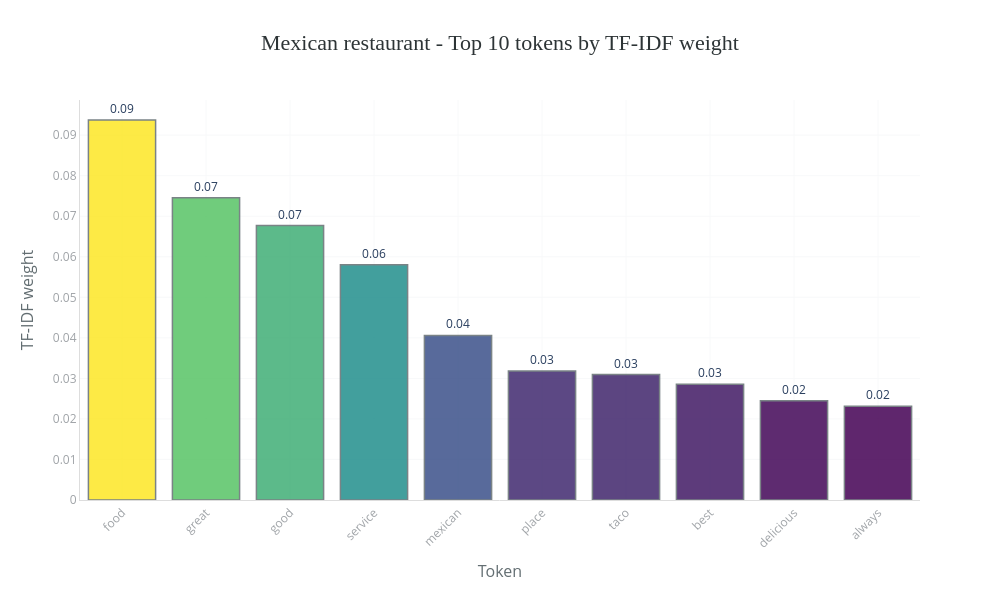
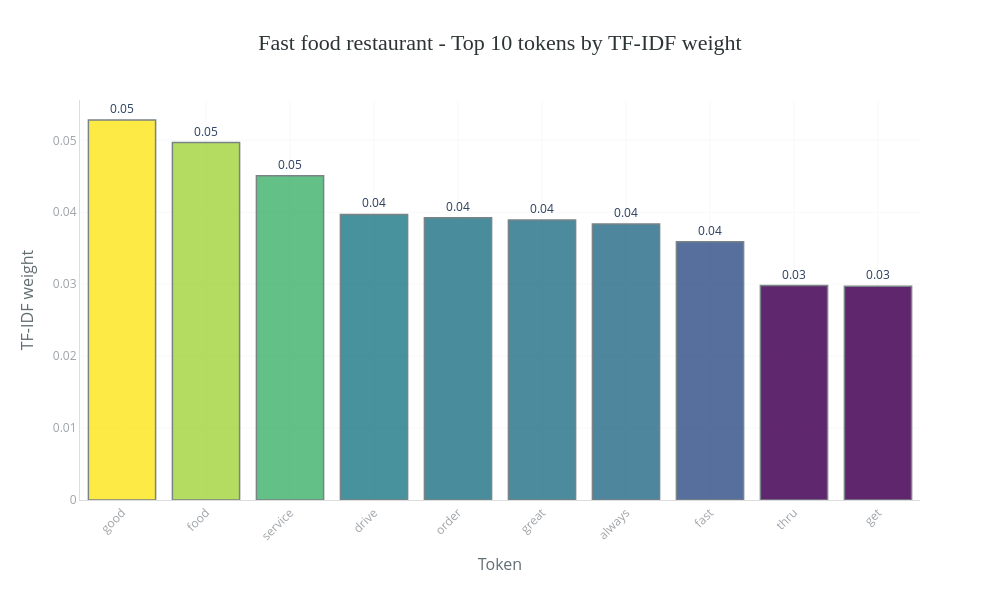
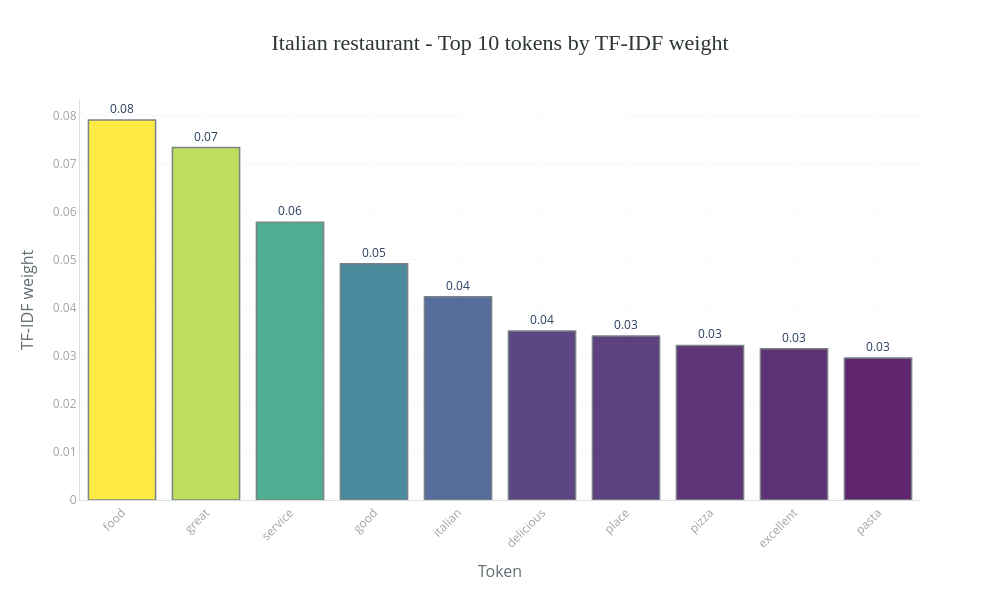

These figures' notebook cell, in order:
### Markdown cell above
## <font color='#BFD72F' size=6>7.1 Categories</font> <a class="anchor" id="7_1"></a>
  
[Back to TOC](#toc)

### Code cell
tfidf_df = pd.DataFrame(
    tfidf_text.toarray(), 
    columns=tfidf_vectorizer.get_feature_names_out()
)
tfidf_df['categoryName'] = dataset['categoryName'].values

tfidf_cat_mean = tfidf_df.groupby('categoryName').mean(numeric_only=True)

no_rows = 3  # ----> Arbitrário
cats_to_plot = (
    tfidf_df['categoryName']
    .value_counts()
    .head(no_rows)
    .index
    .tolist()
)

for cat in cats_to_plot:
    top = (
        tfidf_cat_mean.loc[cat]
        .sort_values(ascending=False)
        .head(10)
        .reset_index()
        .rename(columns={'index': 'token', cat: 'mean_tfidf'})
    )
    bar_chart(
        data=top,
        x='token',
        y='mean_tfidf',
        title=f"{cat} - Top 10 tokens by TF-IDF weight",
        labels={'token': 'Token', 'mean_tfidf': 'TF-IDF weight'},
        top_n=10
    )

### Figure 1 — Plotly figure (JSON) as saved in the notebook; plotly's stock layout.template omitted (floating-point values rounded to 4 significant figures)
{"data": [{"hovertemplate": "Token=%{x}<br>TF-IDF weight=%{marker.color}<br>text=%{text}<extra></extra>", "legendgroup": "", "marker": {"color": [0.09374, 0.07455, 0.06769, 0.05804, 0.04058, 0.03179, 0.03094, 0.02857, 0.02449, 0.0231], "coloraxis": "coloraxis", "line": {"color": "#636E72", "width": 1.5}, "opacity": 0.85, "pattern": {"shape": ""}}, "name": "", "orientation": "v", "showlegend": false, "text": ["0.09", "0.07", "0.07", "0.06", "0.04", "0.03", "0.03", "0.03", "0.02", "0.02"], "textposition": "outside", "texttemplate": "%{text}", "type": "bar", "x": ["food", "great", "good", "service", "mexican", "place", "taco", "best", "delicious", "always"], "xaxis": "x", "y": [0.09374, 0.07455, 0.06769, 0.05804, 0.04058, 0.03179, 0.03094, 0.02857, 0.02449, 0.0231], "yaxis": "y"}], "layout": {"barmode": "relative", "coloraxis": {"colorbar": {"title": {"text": "TF-IDF weight"}}, "colorscale": [[0, "#440154"], [0.25, "#3b528b"], [0.5, "#21908d"], [0.75, "#5dc962"], [1, "#fde725"]], "showscale": false}, "height": 600, "legend": {"tracegroupgap": 0}, "margin": {"b": 100, "l": 80, "r": 80, "t": 100}, "paper_bgcolor": "white", "plot_bgcolor": "white", "showlegend": false, "title": {"font": {"color": "#2D3436", "family": "Arial Black", "size": 22}, "text": "Mexican restaurant - Top 10 tokens by TF-IDF weight", "x": 0.5, "xanchor": "center"}, "width": 1000, "xaxis": {"anchor": "y", "domain": [0, 1], "gridcolor": "#F8F9FA", "linecolor": "#DDD", "showgrid": true, "tickangle": -45, "tickfont": {"color": "#A0A4A8", "size": 12}, "title": {"font": {"color": "#636E72", "size": 16}, "text": "Token"}}, "yaxis": {"anchor": "x", "domain": [0, 1], "gridcolor": "#F8F9FA", "linecolor": "#DDD", "showgrid": true, "tickfont": {"color": "#A0A4A8", "size": 12}, "title": {"font": {"color": "#636E72", "size": 16}, "text": "TF-IDF weight"}}}}

### Figure 2 — Plotly figure (JSON) as saved in the notebook; plotly's stock layout.template omitted (floating-point values rounded to 4 significant figures)
{"data": [{"hovertemplate": "Token=%{x}<br>TF-IDF weight=%{marker.color}<br>text=%{text}<extra></extra>", "legendgroup": "", "marker": {"color": [0.05282, 0.04969, 0.04507, 0.03969, 0.03923, 0.03891, 0.03836, 0.0359, 0.0298, 0.02972], "coloraxis": "coloraxis", "line": {"color": "#636E72", "width": 1.5}, "opacity": 0.85, "pattern": {"shape": ""}}, "name": "", "orientation": "v", "showlegend": false, "text": ["0.05", "0.05", "0.05", "0.04", "0.04", "0.04", "0.04", "0.04", "0.03", "0.03"], "textposition": "outside", "texttemplate": "%{text}", "type": "bar", "x": ["good", "food", "service", "drive", "order", "great", "always", "fast", "thru", "get"], "xaxis": "x", "y": [0.05282, 0.04969, 0.04507, 0.03969, 0.03923, 0.03891, 0.03836, 0.0359, 0.0298, 0.02972], "yaxis": "y"}], "layout": {"barmode": "relative", "coloraxis": {"colorbar": {"title": {"text": "TF-IDF weight"}}, "colorscale": [[0, "#440154"], [0.25, "#3b528b"], [0.5, "#21908d"], [0.75, "#5dc962"], [1, "#fde725"]], "showscale": false}, "height": 600, "legend": {"tracegroupgap": 0}, "margin": {"b": 100, "l": 80, "r": 80, "t": 100}, "paper_bgcolor": "white", "plot_bgcolor": "white", "showlegend": false, "title": {"font": {"color": "#2D3436", "family": "Arial Black", "size": 22}, "text": "Fast food restaurant - Top 10 tokens by TF-IDF weight", "x": 0.5, "xanchor": "center"}, "width": 1000, "xaxis": {"anchor": "y", "domain": [0, 1], "gridcolor": "#F8F9FA", "linecolor": "#DDD", "showgrid": true, "tickangle": -45, "tickfont": {"color": "#A0A4A8", "size": 12}, "title": {"font": {"color": "#636E72", "size": 16}, "text": "Token"}}, "yaxis": {"anchor": "x", "domain": [0, 1], "gridcolor": "#F8F9FA", "linecolor": "#DDD", "showgrid": true, "tickfont": {"color": "#A0A4A8", "size": 12}, "title": {"font": {"color": "#636E72", "size": 16}, "text": "TF-IDF weight"}}}}

### Figure 3 — Plotly figure (JSON) as saved in the notebook; plotly's stock layout.template omitted (floating-point values rounded to 4 significant figures)
{"data": [{"hovertemplate": "Token=%{x}<br>TF-IDF weight=%{marker.color}<br>text=%{text}<extra></extra>", "legendgroup": "", "marker": {"color": [0.07907, 0.07333, 0.05781, 0.04918, 0.04229, 0.03516, 0.03413, 0.03217, 0.03148, 0.02953], "coloraxis": "coloraxis", "line": {"color": "#636E72", "width": 1.5}, "opacity": 0.85, "pattern": {"shape": ""}}, "name": "", "orientation": "v", "showlegend": false, "text": ["0.08", "0.07", "0.06", "0.05", "0.04", "0.04", "0.03", "0.03", "0.03", "0.03"], "textposition": "outside", "texttemplate": "%{text}", "type": "bar", "x": ["food", "great", "service", "good", "italian", "delicious", "place", "pizza", "excellent", "pasta"], "xaxis": "x", "y": [0.07907, 0.07333, 0.05781, 0.04918, 0.04229, 0.03516, 0.03413, 0.03217, 0.03148, 0.02953], "yaxis": "y"}], "layout": {"barmode": "relative", "coloraxis": {"colorbar": {"title": {"text": "TF-IDF weight"}}, "colorscale": [[0, "#440154"], [0.25, "#3b528b"], [0.5, "#21908d"], [0.75, "#5dc962"], [1, "#fde725"]], "showscale": false}, "height": 600, "legend": {"tracegroupgap": 0}, "margin": {"b": 100, "l": 80, "r": 80, "t": 100}, "paper_bgcolor": "white", "plot_bgcolor": "white", "showlegend": false, "title": {"font": {"color": "#2D3436", "family": "Arial Black", "size": 22}, "text": "Italian restaurant - Top 10 tokens by TF-IDF weight", "x": 0.5, "xanchor": "center"}, "width": 1000, "xaxis": {"anchor": "y", "domain": [0, 1], "gridcolor": "#F8F9FA", "linecolor": "#DDD", "showgrid": true, "tickangle": -45, "tickfont": {"color": "#A0A4A8", "size": 12}, "title": {"font": {"color": "#636E72", "size": 16}, "text": "Token"}}, "yaxis": {"anchor": "x", "domain": [0, 1], "gridcolor": "#F8F9FA", "linecolor": "#DDD", "showgrid": true, "tickfont": {"color": "#A0A4A8", "size": 12}, "title": {"font": {"color": "#636E72", "size": 16}, "text": "TF-IDF weight"}}}}
